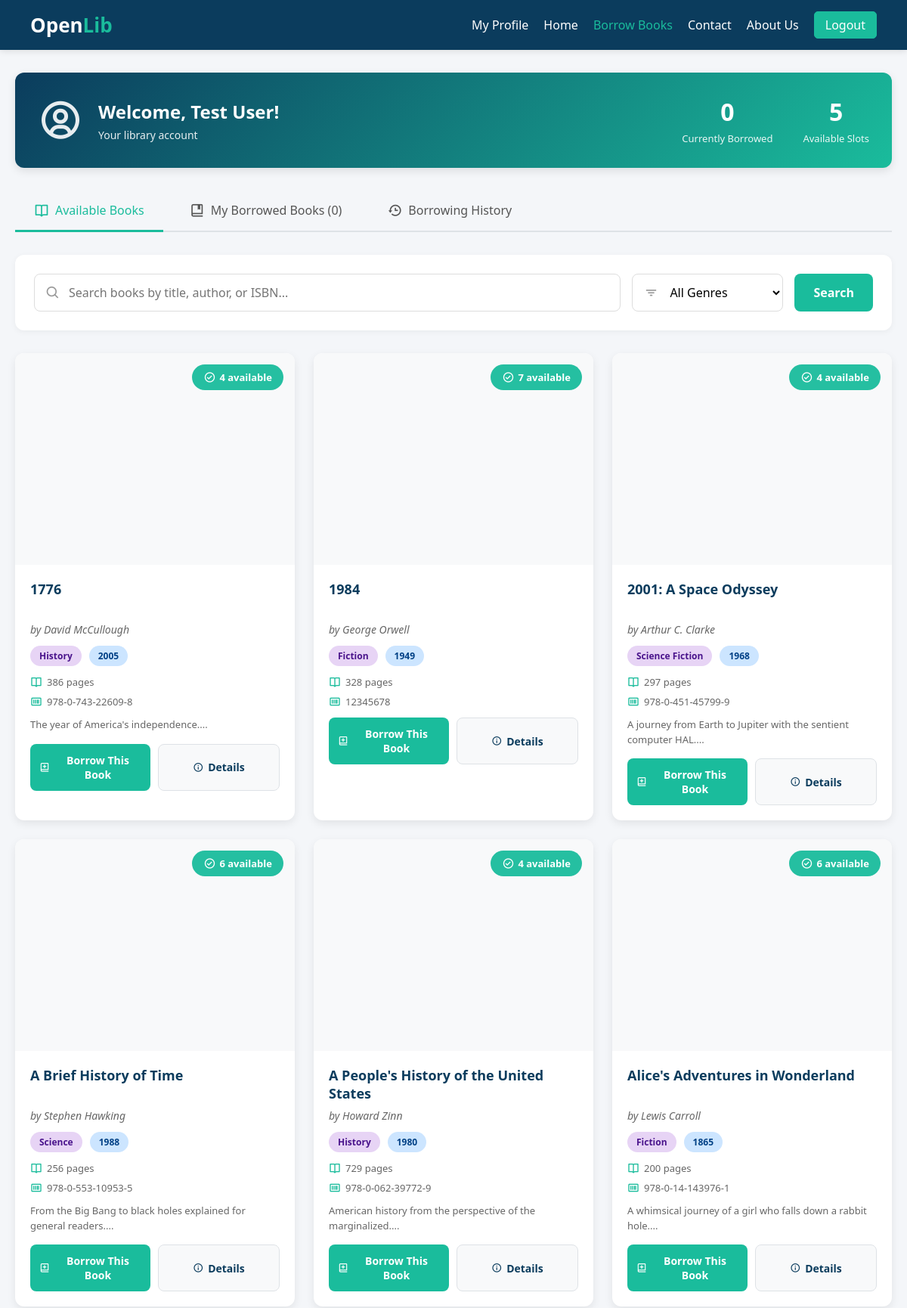
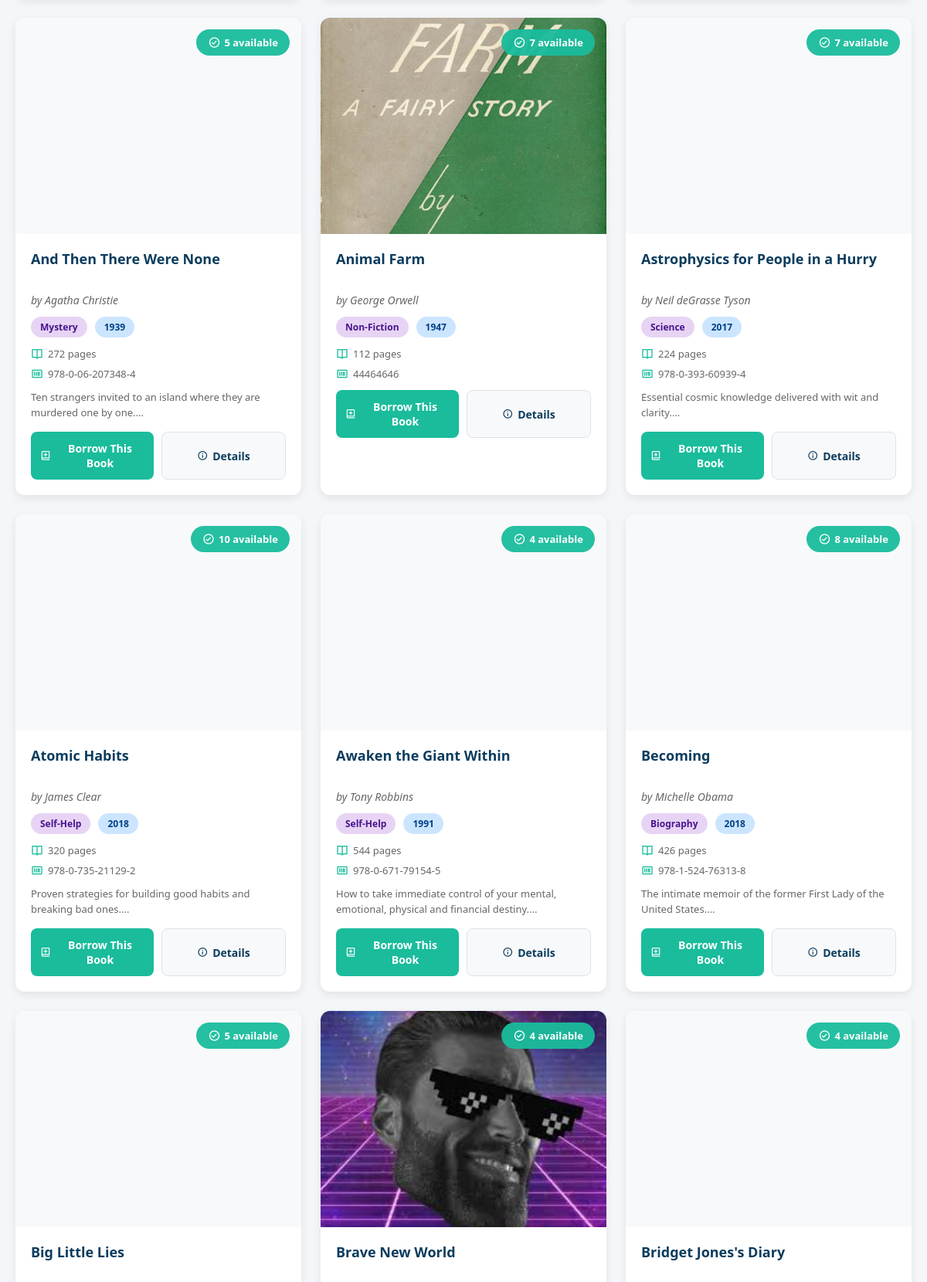
Page /Borrow_books/borrow_books.php (upper part) on the committed database (2 pictures, top to bottom).
### tables this page shows
CREATE TABLE `books` (
  `id` int(11) NOT NULL,
  `title` varchar(150) NOT NULL,
  `author` varchar(100) NOT NULL,
  `isbn` varchar(50) NOT NULL,
  `genre` varchar(50) NOT NULL,
  `publication_year` int(11) NOT NULL,
  `pages` int(11) NOT NULL,
  `publisher` varchar(100) DEFAULT NULL,
  `quantity` int(11) NOT NULL,
  `available_quantity` int(11) NOT NULL,
  `description` text DEFAULT NULL,
  `cover_image` varchar(255) DEFAULT NULL,
  `added_date` timestamp NOT NULL DEFAULT current_timestamp(),
  `status` enum('Available','Borrowed') DEFAULT 'Available'
);

### Borrow_books/borrow_books.php (the view, shortened to what this page needs)
<?php
$host = 'localhost';
$dbname = 'openlib';
$username = 'root';
$password = '';
try {
    $conn = new PDO("mysql:host=$host;dbname=$dbname", $username, $password);
    $conn->setAttribute(PDO::ATTR_ERRMODE, PDO::ERRMODE_EXCEPTION);
} catch(PDOException $e) {
    die("Connection failed: " . $e->getMessage());
}
$user_id = $_SESSION['user_id'];
$search = $_GET['search'] ?? '';
$sql = "SELECT * FROM books WHERE available_quantity > 0";
$params = [];
$sql .= " ORDER BY title ASC";
$stmt = $conn->prepare($sql);
$stmt->execute($params);
$available_books = $stmt->fetchAll(PDO::FETCH_ASSOC);
$stmt = $conn->prepare("
    SELECT br.*, b.title, b.author, b.cover_image, b.isbn,
           DATEDIFF(br.due_date, CURDATE()) as days_remaining
    FROM borrow_records br
    JOIN books b ON br.book_id = b.id
    WHERE br.user_id = ? AND br.status IN ('borrowed', 'overdue')
    ORDER BY br.borrow_date DESC
");
$stmt->execute([$user_id]);
$borrowed_books = $stmt->fetchAll(PDO::FETCH_ASSOC);
?>
<!DOCTYPE html>
<html lang="en">
<head>
  <link rel="stylesheet" href="borrow_books.css">
  <link href='https://unpkg.com/boxicons@2.1.4/css/boxicons.min.css' rel='stylesheet'>
</head>
<body>
<header class="header">
  <div class="logo">Open<span>Lib</span></div>
  <nav class="navbar" id="navMenu">
    <a href="../User_details/user_detail.php">My Profile</a>
    <a href="../Home/index.php">Home</a>
    <a href="borrow_books.php" class="active">Borrow Books</a>
    <a href="../contact/contact.php">Contact</a>
    <a href="../About us/About us.php">About Us</a>
    <a href="../Login/user_login.php" class="btn-nav">Logout</a>
  </nav>
</header>
<div class="container">
  <div class="user-section">
    <div class="user-info">
      <i class='bx bx-user-circle'></i>
      <div>
        <h2>Welcome, <?php echo htmlspecialchars($_SESSION['user_name'] ?? 'User'); ?>!</h2>
        <p>Your library account</p>
      </div>
    </div>
    <div class="user-stats">
      <div class="stat">
        <span class="stat-number"><?php echo count($borrowed_books); ?></span>
        <span class="stat-label">Currently Borrowed</span>
      </div>
      <div class="stat">
        <span class="stat-number"><?php echo 5 - count($borrowed_books); ?></span>
        <span class="stat-label">Available Slots</span>
      </div>
    </div>
  </div>
  <div class="tabs">
    <button class="tab-btn active" onclick="showTab('available')">
      <i class='bx bx-book-open'></i> Available Books
    </button>
    <button class="tab-btn" onclick="showTab('borrowed')">
      <i class='bx bx-book-bookmark'></i> My Borrowed Books (<?php echo count($borrowed_books); ?>)
    </button>
    <button class="tab-btn" onclick="showTab('history')">
      <i class='bx bx-history'></i> Borrowing History
    </button>
  </div>
  <div id="available" class="tab-content active">
    <div class="search-filter-section">
      <form method="GET" action="borrow_books.php" class="search-form">
        <div class="search-box">
          <i class='bx bx-search'></i>
          <input type="text" name="search" placeholder="Search books by title, author, or ISBN..."
                 value="<?php echo htmlspecialchars($search); ?>">
        </div>
        <div class="filter-box">
          <select name="genre" onchange="this.form.submit()">
            <option value="">All Genres</option>
          </select>
        </div>
        <button type="submit" class="btn-search">Search</button>
      </form>
    </div>
    <div class="books-grid">
      <?php if (empty($available_books)): ?>
        <div class="no-books">
          <i class='bx bx-book-open'></i>
          <h2>No Books Available</h2>
          <p>Try adjusting your search or filters.</p>
        </div>
      <?php else: ?>
        <?php foreach ($available_books as $book): ?>
        <div class="book-card">
          <div class="book-image">
           <?php if (!empty($book['cover_image']) && file_exists('../Manage_books/' . $book['cover_image'])): ?>
            <img src="../Manage_books/<?php echo htmlspecialchars($book['cover_image']); ?>">
            <?php endif; ?>
            <div class="availability-badge">
              <i class='bx bx-check-circle'></i> <?php echo $book['available_quantity']; ?> available
            </div>
          </div>
          <div class="book-info">
            <h3 class="book-title"><?php echo htmlspecialchars($book['title']); ?></h3>
            <p class="book-author">by <?php echo htmlspecialchars($book['author']); ?></p>
            <div class="book-details">
              <span class="genre-badge"><?php echo htmlspecialchars($book['genre']); ?></span>
              <span class="year-badge"><?php echo htmlspecialchars($book['publication_year']); ?></span>
            </div>
            <div class="book-meta">
              <span><i class='bx bx-book-open'></i> <?php echo htmlspecialchars($book['pages']); ?> pages</span>
              <span><i class='bx bx-barcode'></i> <?php echo htmlspecialchars($book['isbn']); ?></span>
            </div>
            <?php if (!empty($book['description'])): ?>
              <p class="book-description"><?php echo htmlspecialchars(substr($book['description'], 0, 100)) . '...'; ?></p>
            <?php endif; ?>
            <div class="book-actions">
              <button class="btn-borrow" onclick="borrowBook(<?php echo $book['id']; ?>, '<?php echo htmlspecialchars($book['title']); ?>')">
                <i class='bx bx-book-add'></i> Borrow This Book
              </button>
              <button class="btn-details" onclick="viewDetails(<?php echo $book['id']; ?>)">
                <i class='bx bx-info-circle'></i> Details
              </button>
            </div>
          </div>
        </div>
        <?php endforeach; ?>
      <?php endif; ?>
    </div>
  </div>
</div>
</body>
</html>

### rows in the picture
books: available_quantity "4", title "1776", author "David McCullough", genre "History", publication_year "2005", pages "386", isbn "978-0-743-22609-8", description "The year of America's independence."
books: available_quantity "7", title "1984", author "George Orwell", genre "Fiction", publication_year "1949", pages "328", isbn "12345678"
books: available_quantity "4", title "2001: A Space Odyssey", author "Arthur C. Clarke", genre "Science Fiction", publication_year "1968", pages "297", isbn "978-0-451-45799-9", description "A journey from Earth to Jupiter with the sentient computer HAL."
books: available_quantity "6", title "A Brief History of Time", author "Stephen Hawking", genre "Science", publication_year "1988", pages "256", isbn "978-0-553-10953-5", description "From the Big Bang to black holes explained for general readers."
books: available_quantity "4", title "A People's History of the United States", author "Howard Zinn", genre "History", publication_year "1980", pages "729", isbn "978-0-062-39772-9", description "American history from the perspective of the marginalized."
books: available_quantity "6", title "Alice's Adventures in Wonderland", author "Lewis Carroll", genre "Fiction", publication_year "1865", pages "200", isbn "978-0-14-143976-1", description "A whimsical journey of a girl who falls down a rabbit hole."
books: available_quantity "5", title "And Then There Were None", author "Agatha Christie", genre "Mystery", publication_year "1939", pages "272", isbn "978-0-06-207348-4", description "Ten strangers invited to an island where they are murdered one by one."
books: cover_image (picture), available_quantity "7", title "Animal Farm", author "George Orwell", genre "Non-Fiction", publication_year "1947", pages "112", isbn "44464646"
books: available_quantity "7", title "Astrophysics for People in a Hurry", author "Neil deGrasse Tyson", genre "Science", publication_year "2017", pages "224", isbn "978-0-393-60939-4", description "Essential cosmic knowledge delivered with wit and clarity."
books: available_quantity "10", title "Atomic Habits", author "James Clear", genre "Self-Help", publication_year "2018", pages "320", isbn "978-0-735-21129-2", description "Proven strategies for building good habits and breaking bad ones."
books: available_quantity "4", title "Awaken the Giant Within", author "Tony Robbins", genre "Self-Help", publication_year "1991", pages "544", isbn "978-0-671-79154-5", description "How to take immediate control of your mental, emotional, physical and financial destiny."
books: available_quantity "8", title "Becoming", author "Michelle Obama", genre "Biography", publication_year "2018", pages "426", isbn "978-1-524-76313-8", description "The intimate memoir of the former First Lady of the United States."
books: available_quantity "5", title "Big Little Lies"
books: cover_image (picture), available_quantity "4", title "Brave New World"
books: available_quantity "4", title "Bridget Jones's Diary"

### other values in the picture
$_SESSION['user_name'] "Test User"
count($borrowed_books) "0"
5 - count($borrowed_books) "5"
